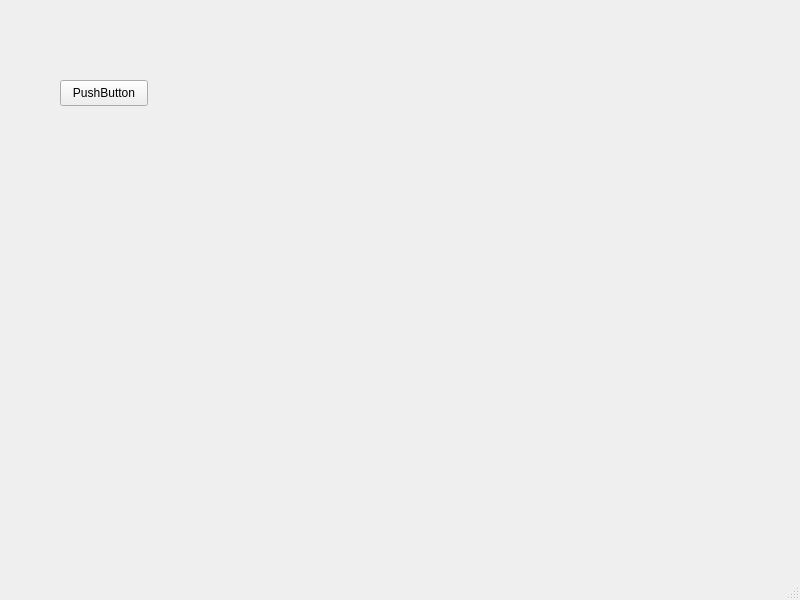
<?xml version="1.0" encoding="UTF-8"?>
<ui version="4.0">
 <class>MainWindow</class>
 <widget class="QMainWindow" name="MainWindow">
  <property name="geometry">
   <rect>
    <x>0</x>
    <y>0</y>
    <width>800</width>
    <height>600</height>
   </rect>
  </property>
  <property name="windowTitle">
   <string>MainWindow</string>
  </property>
  <widget class="QWidget" name="centralwidget">
   <widget class="QPushButton" name="pushButton">
    <property name="geometry">
     <rect>
      <x>60</x>
      <y>80</y>
      <width>88</width>
      <height>26</height>
     </rect>
    </property>
    <property name="text">
     <string>PushButton</string>
    </property>
   </widget>
  </widget>
  <widget class="QMenuBar" name="menubar">
   <property name="geometry">
    <rect>
     <x>0</x>
     <y>0</y>
     <width>800</width>
     <height>23</height>
    </rect>
   </property>
  </widget>
  <widget class="QStatusBar" name="statusbar"/>
 </widget>
 <resources/>
 <connections/>
</ui>
